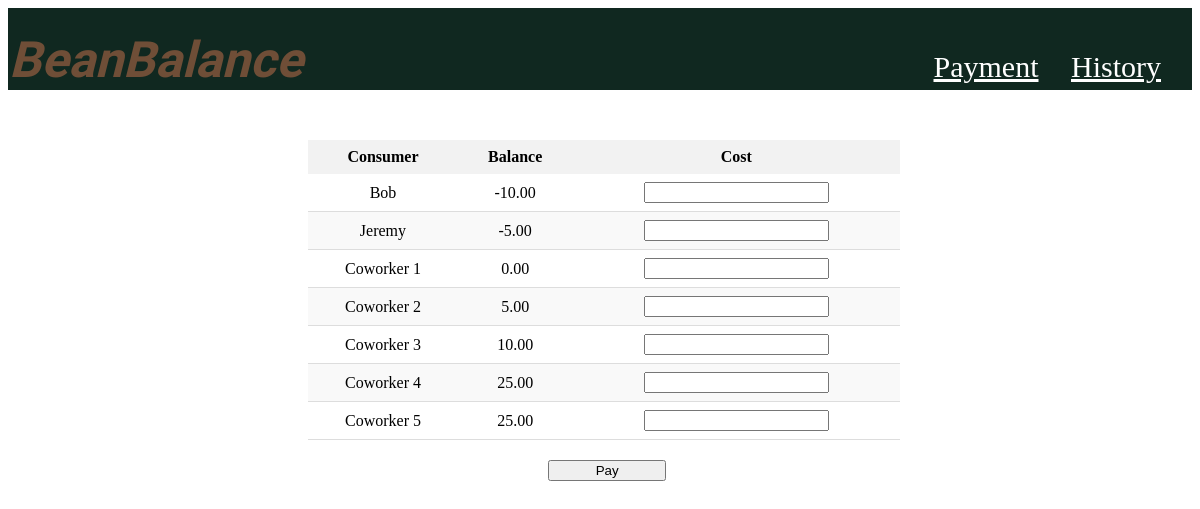
/, run on an earlier commit of the app's database.
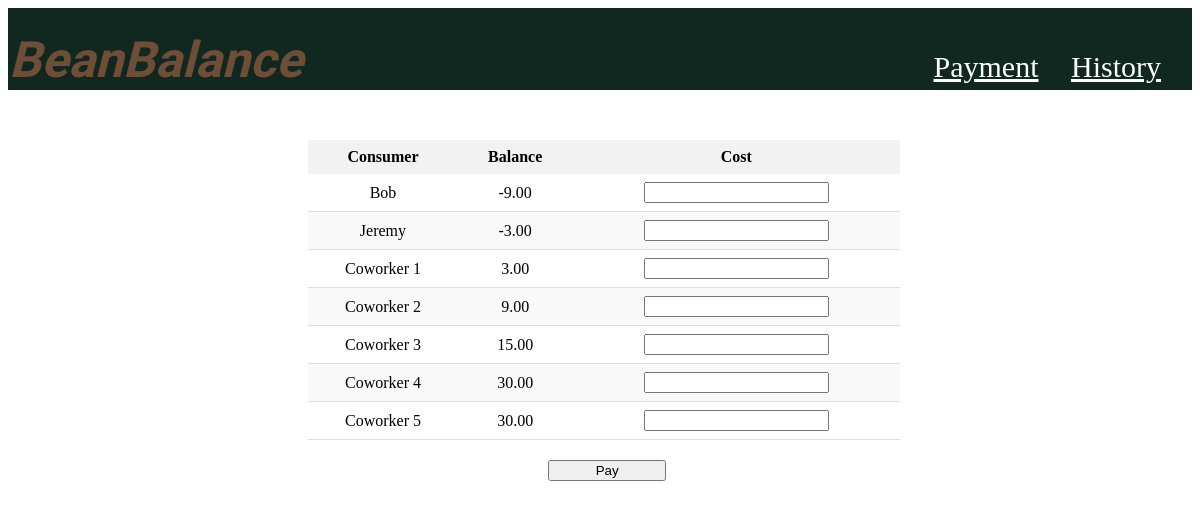
And on a later commit of the database.
### beanbalance/models.py (models this page shows, shortened)
class Balance(models.Model):
    bob = models.DecimalField(max_digits=6, decimal_places=2, default = 0.00)
    jeremy = models.DecimalField(max_digits=6, decimal_places=2, default = 0.00)
    coworker1 = models.DecimalField(max_digits=6, decimal_places=2, default = 0.00)
    coworker2 = models.DecimalField(max_digits=6, decimal_places=2, default = 0.00)
    coworker3 = models.DecimalField(max_digits=6, decimal_places=2, default = 0.00)
    coworker4 = models.DecimalField(max_digits=6, decimal_places=2, default = 0.00)
    coworker5 = models.DecimalField(max_digits=6, decimal_places=2, default = 0.00)

### beanbalance/views.py (the view, shortened to what this page needs)
# urls.py: path('', views.payment_action, name='payment'),
def payment_action(request):
    (balances, created) = Balance.objects.get_or_create(id=0)
    context = {'bobBalance':balances.bob, 'jeremyBalance':balances.jeremy,
               'coworker1Balance': balances.coworker1, 'coworker2Balance':balances.coworker2,
               'coworker3Balance': balances.coworker3, 'coworker4Balance':balances.coworker4,
               'coworker5Balance': balances.coworker5}
    context = {'bobBalance':balances.bob, 'jeremyBalance':balances.jeremy,
               'coworker1Balance': balances.coworker1, 'coworker2Balance':balances.coworker2,
               'coworker3Balance': balances.coworker3, 'coworker4Balance':balances.coworker4,
               'coworker5Balance': balances.coworker5}
    return render(request, 'payment.html', context)

### beanbalance/templates/payment.html (shortened to what this page needs)
{% extends "base.html" %}
{% block content %}
<form class="post-form" method="POST" onsubmit="return validateForm()">
    <table>
        <thead>
            <tr>
                <th>Consumer</th>
                <th>Balance</th>
                <th>Cost</th>
            </tr>
        </thead>
        <tbody id="table-body">
            <tr>
                <td>Bob</td>
                <td>{{bobBalance}}</td>
                <td><input type="decimal" id="textBob" name="textBob"></td>
            </tr>
            <tr>
                <td>Jeremy</td>
                <td>{{jeremyBalance}}</td>
                <td><input type="decimal" id="textJeremy" name="textJeremy"></td>
            </tr>
        </tbody>
    </table>
    <button id="submitButton" type="submit">Pay</button>
</form>
{% endblock %}

### beanbalance/templates/base.html (shortened to what this page needs)
<!doctype html>
<html>
    <head>
        {% load static %}
            <link rel="stylesheet" href="{% static 'global.css' %}">
    </head>
    <body>
        <div id = "id_header_div" class="header">
            <label id="id_site_name" class="courier-prime-bold-italic">BeanBalance</label>
            <div id="id_links_div" class="links">
                <a id = "id_payment_link" href="{% url 'payment' %}">Payment</a>
                <a id = "id_history_link" href="{% url 'history' %}">History</a>
            </div>
        </div>
	    <div class="content">
		    {% block content %}
		    {% endblock %}
		</div>
    </body>
</html>

### beanbalance/static/global.css (style rules this page uses)
.header { padding: 1px; background: #102820; color: #6F4E37; font-size: 50px; height:80px; display: flex; align-items: flex-end; }
.courier-prime-bold-italic { font-family: "Courier Prime", monospace; font-weight: 700; font-style: italic; }
a { color: white; font-size: 30px; padding: 10px; }
.links { margin-left: auto; margin-right: 20px; }
table { width: 50%; border-collapse: collapse; margin-bottom: 20px; margin-top: 50px; margin-left: 25vw; }
th { background-color: #f2f2f2; text-align: center; padding: 8px; }
td { text-align: center; border-bottom: 1px solid #ddd; padding: 8px; }
tbody tr:nth-child(even) { background-color: #f9f9f9; }
button { width:10%; margin-left:45vw; }

What changed in the data, as far as the page shows it:
changed Balance: bob "-10.00" → "-9.00"; jeremy "-5.00" → "-3.00"
Also different on the page:
text written by a page script: "Coworker 1 0.00 Coworker 2 5.00 Coworker 3 10.00 Coworker 4 25.00 Coworker 5 25.00" → "Coworker 1 3.00 Coworker 2 9.00 Coworker 3 15.00 Coworker 4 30.00 Coworker 5 30.00"
